Frame 1 (no input): blank canvas, image omitted
Frame 60 (no input): blank canvas, image omitted
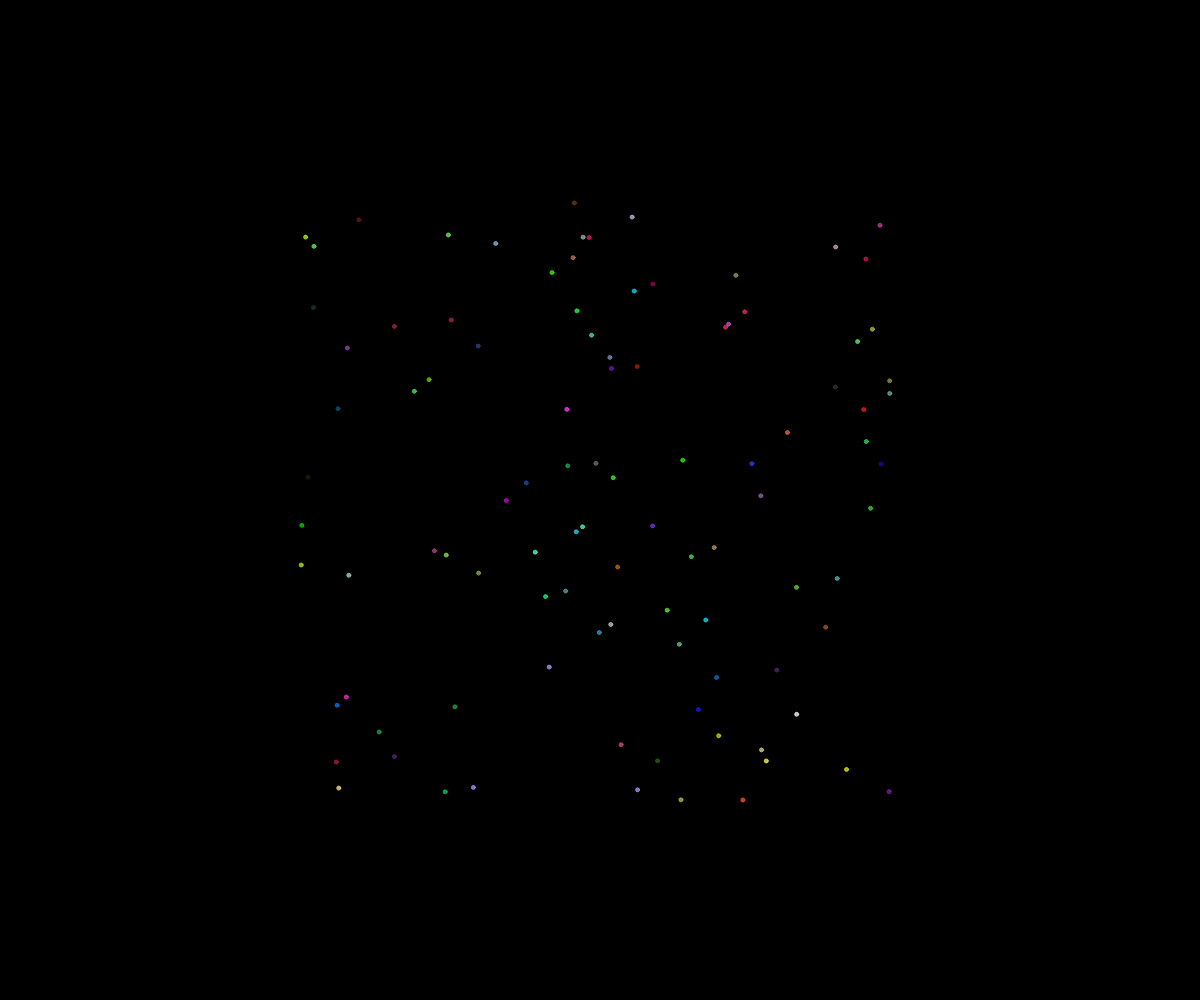
Frame 120 (the mouse pressed at the canvas centre since frame 60)

The p5.js sketch whose frames 1 and 60 were blank and that drew this single picture after the mouse press (run headless with seeded random() and noise() and a simulated clock; from frame 60 on, the mouse is pressed at the canvas centre):

// p5.js sketch
// ── sketch.js
// Fireworks
// Katharine
// Nov 15
//
// OOP demo 4

class Particle {
  constructor(x, y) {
    this.x = x;
    this.y = y;
    this.dx = random(-5, 5);
    this.dy = random(-5,5);
    this.radius = 2;
    // this.colour = color(random(255), random(255), random(255), );
    // this.r = 150;
    // this.g = 75;
    // this.b = 255;
    this.r = random(255);
    this.g = random(255);
    this.b = random(255);
    this.alpha = 255;
    this.colour = color(this.r, this.g, this.b, this.alpha);
  }

  update() {
    // move
    this.x += this.dx;
    this.y += this.dy;

    // make more transparent
    this.alpha--;
    this.colour = color(this.r, this.g, this.b, this.alpha);
  }

  display() {
    fill(this.colour);
    stroke(this.colour);
    circle(this.x, this.y, this.radius*2);
  }
}

let theFireworks = [];

function setup() {
  createCanvas(windowWidth, windowHeight);
}

function draw() {
  background("black");
  for (let i = 0; i < theFireworks.length; i++) {
    theFireworks[i].update();
    theFireworks[i].display();
    
  }
}


function mousePressed() {
  for (let i = 0; i<100; i++) {
    let someParticle = new Particle(mouseX, mouseY);
    theFireworks.push(someParticle);
  }
}
